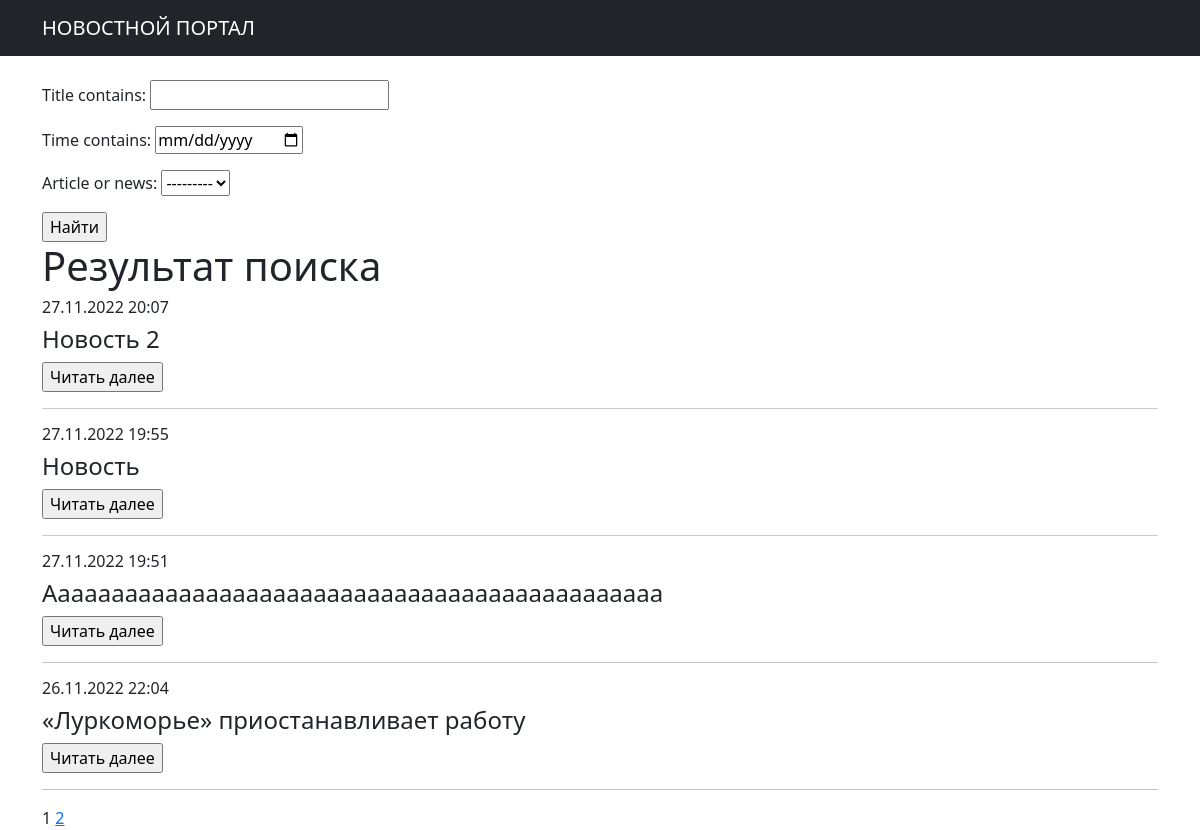
The app's page /search/, older data.
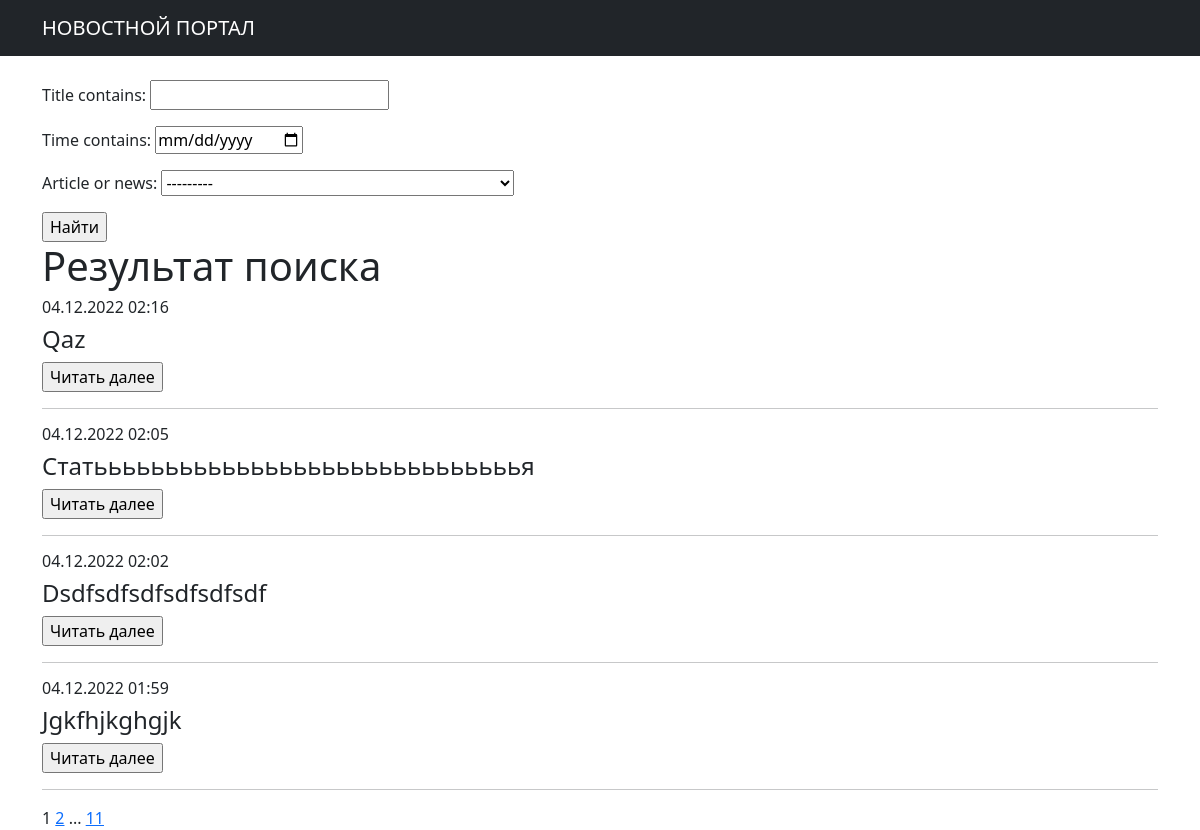
The same page, newer data.
### news/models.py (models this page shows, shortened)
class News(models.Model):
    time = models.DateTimeField(auto_now=False, auto_now_add=True)
    title = models.CharField(max_length=50)
    article = models.TextField()
    NEWS = 'NW'
    ARTICLE = 'AR'
    CATEGORY_CHOICES = (
        (NEWS, 'Новости'),
        (ARTICLE, 'Статья'),
    )
    article_or_news = models.CharField(max_length=2, choices=CATEGORY_CHOICES, default=NEWS)
    author = models.ForeignKey(Author, on_delete=models.CASCADE)
    new_cat = models.ManyToManyField(Categories, through='NewsCategories')
    rating = models.IntegerField(blank=False, default=0)
    def get_absolute_url(self):
        return reverse('news-details', args=[str(self.id)])

### news/views.py (the view)
# urls.py: path('search/', NewsSearch.as_view(), name='news_search'),
class NewsSearch(ListView):
    model = News
    template_name = 'news_search.html'
    context_object_name = 'articlesearch'
    ordering = ['-time']
    paginate_by = 4
    def get_context_data(self, **kwargs):
        context = super().get_context_data(**kwargs)
        context['filterset'] = self.filterset
        context['time_now'] = datetime.utcnow()
        return context
    def get_queryset(self):
        queryset = super().get_queryset()
        self.filterset = NewsFilter(self.request.GET, queryset)
        return self.filterset.qs

### news/templatetags/custom_tags.py (called while the page is built)
@register.simple_tag(takes_context=True)
def url_replace(context, **kwargs):
    d = context['request'].GET.copy()
    for k, v in kwargs.items():
        d[k] = v
    return d.urlencode()

### templates/news_search.html (shortened to what this page needs)
{% extends 'flatpages/default.html' %}
{% load custom_filters %}
{% load custom_tags %}!
{% block content %}
    <br>
    <form action="" method="get">
        {{ filterset.form.as_p }}
        <input type="submit" value="Найти">
    </form>
    <h1>Результат поиска</h1>
    {% if articlesearch %}
        <table>
            {% for art in articlesearch %}
                <article>
                    <div>
                        <h6>{{ art.time|date:'d.m.Y H:i' }}</h6>
                        <h4>{{ art.title }}</h4>
                    </div>
                        <input type="submit" value="Читать далее">
                    <hr>
                </article>
            {% empty %}
                <p>Не найдено публикаций по вашему запросу<br>Попробуйте повторить запрос с другой формулировкой</p>
            {% endfor %}
        </table>
    {% endif %}
    {{ page_obj.number }}
    {% if page_obj.has_next %}
        <a href="?{% url_replace page=page_obj.next_page_number %}">{{ page_obj.next_page_number }}</a>
        {% if paginator.num_pages != page_obj.next_page_number %}
            ...
            <a href="?{% url_replace page=page_obj.paginator.num_pages %}">{{ page_obj.paginator.num_pages }}</a>
        {% endif %}
    {% endif %}
{% endblock content %}

### templates/flatpages/default.html (shortened to what this page needs)
<!DOCTYPE html>
<html lang="en">
    <head>
        {% load static %}
        <link href="{% static 'css/styles.css' %}" rel="stylesheet" />
    </head>
    <body>
        <nav class="navbar navbar-expand-lg navbar-dark bg-dark static-top">
           <div class="container">
                   <a class="navbar-brand" href="#">НОВОСТНОЙ ПОРТАЛ</a>
           </div>
        </nav>
        <div class="container">
            <div class="row">
                <div class="col-lg-12 text-conter">
                    {% block content %}
                    {% endblock content %}
                </div>
            </div>
        </div>
    </body>
</html>

Row changes from the older to the newer data that the page shows:
no longer on this page (row unchanged): News: time "27.11.2022 20:07", title "Новость 2"
no longer on this page (row unchanged): News: time "27.11.2022 19:55", title "Новость"
no longer on this page (row unchanged): News: time "27.11.2022 19:51", title "Aaaaaaaaaaaaaaaaaaaaaaaaaaaaaaaaaaaaaaaaaaaaaa"
no longer on this page (row unchanged): News: time "26.11.2022 22:04", title "«Луркоморье» приостанавливает работу"
added News: time "04.12.2022 02:16", title "Qaz"
added News: time "04.12.2022 02:05", title "Статьььььььььььььььььььььььььььььья"
added News: time "04.12.2022 02:02", title "Dsdfsdfsdfsdfsdfsdf"
added News: time "04.12.2022 01:59", title "Jgkfhjkghgjk"
Text that changed along with them:
{{ page_obj.paginator.num_pages }}: (not shown) → "11"
